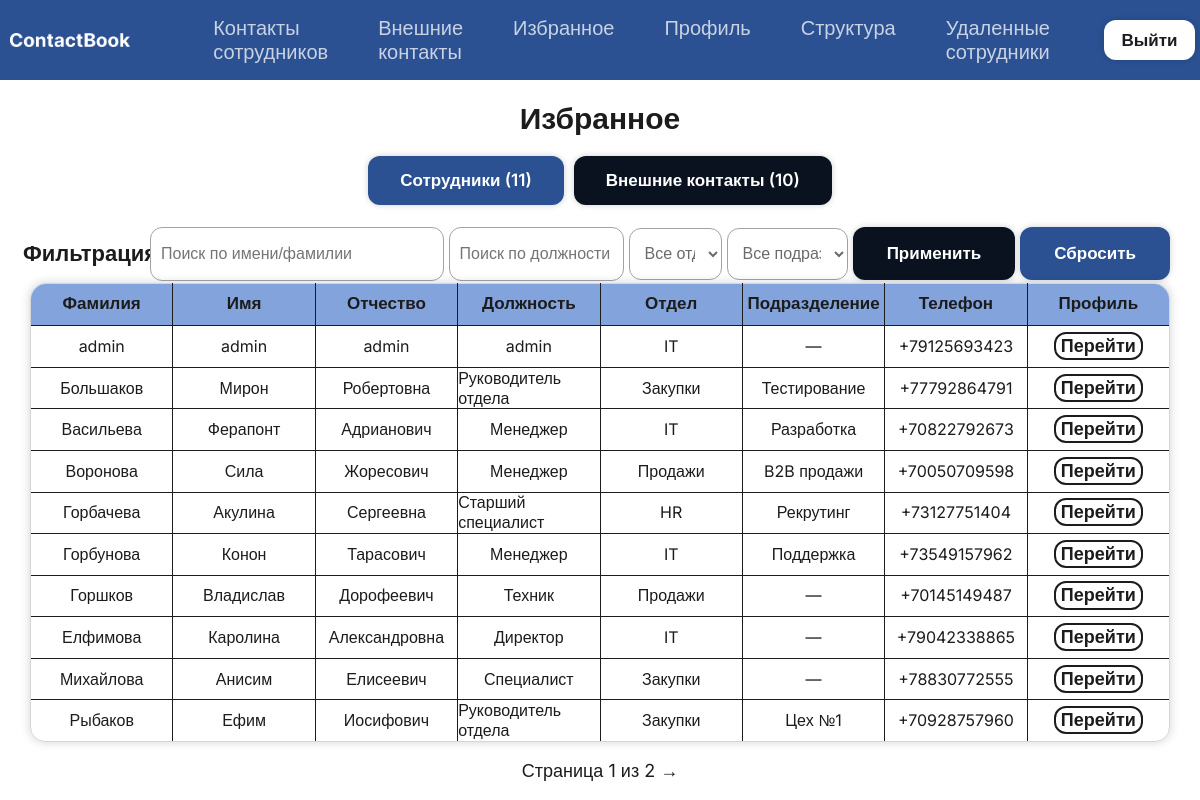
The app's page /favorites/ (signed in), older data.
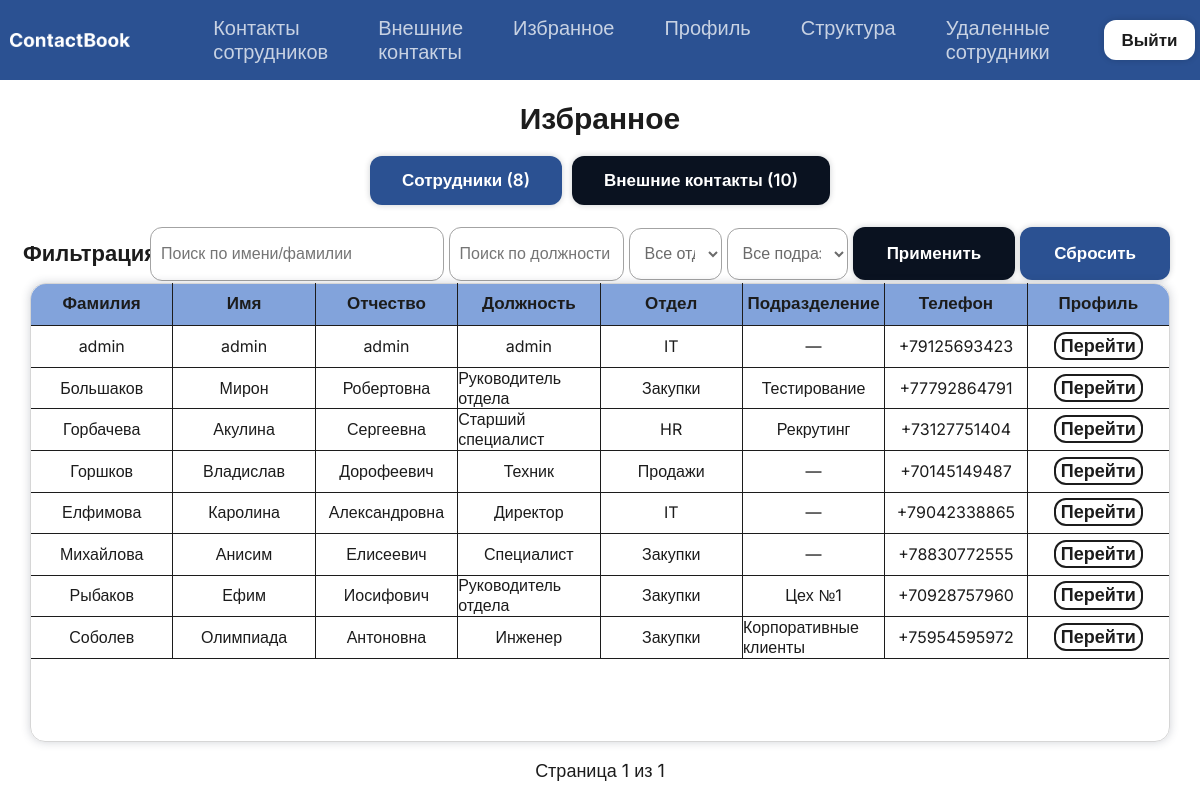
The same page, newer data.
### ContactBook/models.py (models this page shows, shortened)
class Employee(models.Model):
    last_name = models.CharField(max_length=50, verbose_name='Фамилия')
    first_name = models.CharField(max_length=50, verbose_name='Имя')
    middle_name = models.CharField(max_length=50, blank=True, null=True, verbose_name='Отчество')
    department = models.ForeignKey(Department, on_delete=models.PROTECT, verbose_name='Отдел')
    subdivision = models.ForeignKey(Subdivision, on_delete=models.SET_NULL, blank=True, null=True, verbose_name='Подразделение')
    position = models.CharField(max_length=100, verbose_name='Должность')
    phone = models.CharField(max_length=20, unique=True, verbose_name='Телефон')
    floor = models.CharField(max_length=50, verbose_name='Этаж')
    cabinet = models.CharField(max_length=50, blank=True, null=True, verbose_name='Кабинет')
    role = models.CharField(
        max_length=20,
        choices=[('user', 'Пользователь'), ('admin', 'Администратор')],
        default='user',
        verbose_name='Роль'
    )
    user_account = models.OneToOneField(User, on_delete=models.CASCADE, null=True, blank=True, related_name='employee_profile', verbose_name='Аккаунт входа')
    is_deleted = models.BooleanField(default=False, verbose_name='Удалён')
    deleted_at = models.DateTimeField(null=True, blank=True, verbose_name='Дата удаления')
    objects = EmployeeManager()
    all_objects = models.Manager()
    class Meta:
        verbose_name_plural = 'Сотрудники'

class Department(models.Model):
    name = models.CharField(max_length=100, unique=True, verbose_name='Название отдела')
    class Meta:
        verbose_name_plural = 'Отделы'

class Subdivision(models.Model):
    name = models.CharField(max_length=100, verbose_name='Название подразделения')
    department = models.ForeignKey(Department, on_delete=models.CASCADE, related_name='subdivisions', verbose_name='Родительский отдел')
    class Meta:
        constraints = [
            models.UniqueConstraint(fields=['name', 'department'], name='unique_subdivision_name_per_dept')
        ]
        verbose_name_plural = 'Подразделения'

### ContactBook/views.py (the view)
# urls.py: path('favorites/', views.favorite_list, name='favorite_list'),
@login_required
def favorite_list(request):
    active_tab = request.GET.get('tab', 'employees')
    emp_search = request.GET.get('emp_search', '').strip()
    emp_position = request.GET.get('emp_position', '').strip()
    emp_dept = request.GET.get('emp_dept', '')
    emp_sub = request.GET.get('emp_sub', '')
    cont_search = request.GET.get('cont_search', '').strip()
    cont_position = request.GET.get('cont_position', '').strip()
    cont_org = request.GET.get('cont_org', '').strip()
    cont_category = request.GET.get('cont_category', '')
    emp_qs = Employee.objects.filter(
        favorites_by__user=request.user,
        is_deleted=False
    ).select_related('department', 'subdivision').order_by('last_name')
    if emp_search:
        emp_qs = emp_qs.filter(
            Q(last_name__iregex=rf'^{re.escape(emp_search)}') |
            Q(first_name__iregex=rf'^{re.escape(emp_search)}')
        )
    if emp_position:
        emp_qs = emp_qs.filter(position__iregex=rf'{re.escape(emp_position)}')
    if emp_dept and emp_dept != '':
        emp_qs = emp_qs.filter(department_id=emp_dept)
    if emp_sub and emp_sub != '':
        emp_qs = emp_qs.filter(subdivision_id=emp_sub)
    emp_paginator = Paginator(emp_qs, 10)
    emp_page = emp_paginator.get_page(request.GET.get('emp_page'))
    cont_qs = Contact.objects.filter(
        favorited_by__user=request.user
    ).order_by('last_name')
    if cont_search:
        cont_qs = cont_qs.filter(
            Q(last_name__iregex=rf'^{re.escape(cont_search)}') |
            Q(first_name__iregex=rf'^{re.escape(cont_search)}')
        )
    if cont_position:
        cont_qs = cont_qs.filter(position__iregex=rf'{re.escape(cont_position)}')
    if cont_org:
        cont_qs = cont_qs.filter(organization__iregex=rf'{re.escape(cont_org)}')
    if cont_category:
        cont_qs = cont_qs.filter(category=cont_category)
    cont_paginator = Paginator(cont_qs, 10)
    cont_page = cont_paginator.get_page(request.GET.get('cont_page'))
    filtered_subdivisions = Subdivision.objects.all()
    if emp_dept and emp_dept != '':
        filtered_subdivisions = Subdivision.objects.filter(department_id=emp_dept)
    context = {
        'active_tab': active_tab,
        'emp_page': emp_page,
        'emp_search': emp_search,
        'emp_position': emp_position,
        'emp_dept': emp_dept,
        'emp_sub': emp_sub,
        'departments': Department.objects.all(),
        'subdivisions': filtered_subdivisions,
        'cont_page': cont_page,
        'cont_search': cont_search,
        'cont_position': cont_position,
        'cont_org': cont_org,
        'cont_category': cont_category,
        'categories': [('client', 'Клиент'), ('partner', 'Партнёр'), ('supplier', 'Поставщик'), ('other', 'Другое')],
    }
    return render(request, 'contactbook/favorite_list.html', context)

### ContactBook/models.py (called while the page is built)
    def get_queryset(self):
        return super().get_queryset().filter(is_deleted=False)

### ContactBook/templates/contactbook/favorite_list.html (shortened to what this page needs)
{% extends "base.html" %}
{% block content %}
<h1>Избранное</h1>
<div class="tabs" style="margin-bottom: 20px; display: flex; gap: 10px;">
    <a href="?tab=employees&emp_search={{ emp_search }}&emp_position={{ emp_position }}&emp_dept={{ emp_dept }}&emp_sub={{ emp_sub }}"
       class="btn {% if active_tab == 'employees' %}btn-secondary{% else %}btn-primary{% endif %}">
        Сотрудники ({{ emp_page.paginator.count }})
    </a>
    <a href="?tab=contacts&cont_search={{ cont_search }}&cont_position={{ cont_position }}&cont_org={{ cont_org }}&cont_category={{ cont_category }}"
       class="btn {% if active_tab == 'contacts' %}btn-secondary{% else %}btn-primary{% endif %}">
        Внешние контакты ({{ cont_page.paginator.count }})
    </a>
</div>
{% if active_tab == 'employees' %}
<div class="filter">
    <div class="zagolovok">Фильтрация</div>
    <div class="elements">
        <input type="text" id="emp_search" name="emp_search" placeholder="Поиск по имени/фамилии" value="{{ emp_search }}">
        <input type="text" name="emp_position" placeholder="Поиск по должности" value="{{ emp_position }}">
        <select name="department" id="dept-select">
            <option value="">Все отделы</option>
        </select>
        <select name="subdivision" id="sub-select">
            <option value="">Все подразделения</option>
        </select>
        <button type="button" onclick="applyFilters() " class="btn btn-primary">Применить</button>
        <a href="?tab=employees" class="btn btn-secondary">Сбросить</a>
    </div>
</div>
<div class="list">
    <table>
        <thead>
            <tr>
                <th>Фамилия</th><th>Имя</th><th>Отчество</th><th>Должность</th>
                <th>Отдел</th><th>Подразделение</th><th>Телефон</th><th class="last-column">Профиль</th>
            </tr>
        </thead>
        <tbody>
            {% for emp in emp_page %}
            <tr>
                <td>{{ emp.last_name }}</td><td>{{ emp.first_name }}</td>
                <td>{{ emp.middle_name|default:"—" }}</td><td>{{ emp.position }}</td>
                <td>{{ emp.department.name }}</td>
                <td>{{ emp.subdivision.name|default:"—" }}</td>
                <td>{{ emp.phone }}</td>
                <td class="last-column"><a href="{% url 'contactbook:employee_detail' emp.pk %}">Перейти</a></td>
            </tr>
            {% empty %}
            <tr><td colspan="8" id="employee-none">Избранных сотрудников не найдено</td></tr>
            {% endfor %}
        </tbody>
    </table>
</div>
<div class="pagination">
    <p>Страница {{ emp_page.number }} из {{ emp_page.paginator.num_pages }}</p>
    {% if emp_page.has_next %}
        <a href="?tab=employees&emp_page={{ emp_page.next_page_number }}&emp_search={{ emp_search }}&emp_position={{ emp_position }}&emp_dept={{ emp_dept }}&emp_sub={{ emp_sub }}">→</a>
    {% endif %}
</div>
{% endif %}
{% endblock %}

Row changes from the older to the newer data that the page shows:
no longer on this page (row edited): Employee: last_name "Васильева", first_name "Ферапонт", middle_name "Адрианович", position "Менеджер", department.name "IT", subdivision.name "Разработка", phone "+70822792673"
no longer on this page (row edited): Employee: last_name "Воронова", first_name "Сила", middle_name "Жоресович", position "Менеджер", department.name "Продажи", subdivision.name "B2B продажи", phone "+70050709598"
no longer on this page (row edited): Employee: last_name "Горбунова", first_name "Конон", middle_name "Тарасович", position "Менеджер", department.name "IT", subdivision.name "Поддержка", phone "+73549157962"
now on this page (row unchanged): Employee: last_name "Соболев", first_name "Олимпиада", middle_name "Антоновна", position "Инженер", department.name "Закупки", subdivision.name "Корпоративные клиенты", phone "+75954595972"
Text that changed along with them:
{{ emp_page.paginator.count }}: "11" → "8"
{{ emp_page.paginator.num_pages }}: "2" → "1"
